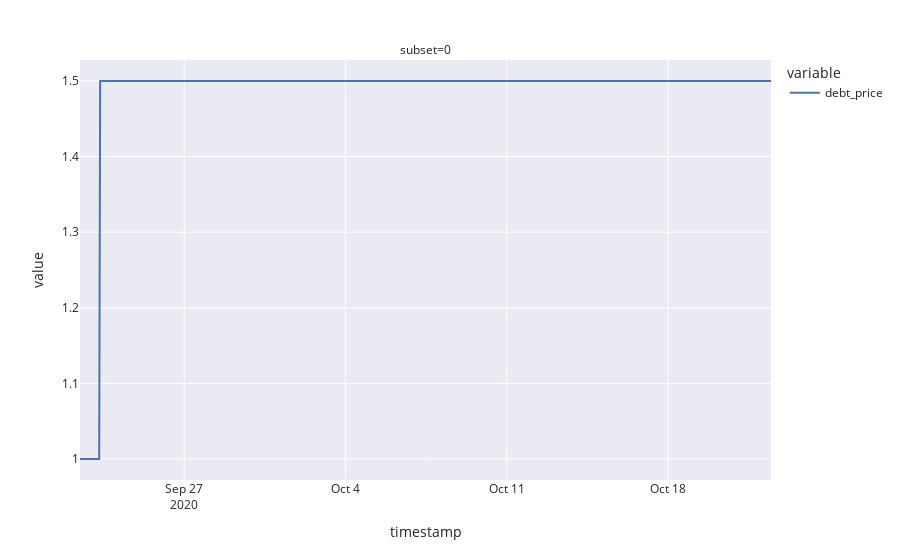

The notebook cell this image was saved under:
### Code cell
fig = px.line(
    df,
    x='timestamp',
    y=['debt_price'],
    facet_col='subset',
    facet_col_wrap=5,
    #facet_row='run',
    template='seaborn',
    height=800
)

fig.show()

### Figure 1 — Plotly figure (JSON) as saved in the notebook; plotly's stock layout.template omitted (floating-point values rounded to 4 significant figures; data arrays with more than 128 entries replaced by an {"elided": "..."} marker saying what was removed)
{"data": [{"hovertemplate": "variable=debt_price<br>subset=0<br>timestamp=%{x}<br>value=%{y}<extra></extra>", "legendgroup": "debt_price", "line": {"color": "rgb(76,114,176)", "dash": "solid"}, "mode": "lines", "name": "debt_price", "orientation": "v", "showlegend": true, "type": "scatter", "x": {"elided": "721 str values"}, "xaxis": "x", "y": {"elided": "721 float values"}, "yaxis": "y"}], "layout": {"annotations": [{"font": {}, "showarrow": false, "text": "subset=0", "x": 0.5, "xanchor": "center", "xref": "paper", "y": 1, "yanchor": "bottom", "yref": "paper"}], "autosize": true, "legend": {"title": {"text": "variable"}, "tracegroupgap": 0}, "margin": {"t": 60}, "xaxis": {"anchor": "y", "autorange": true, "domain": [0, 1], "range": ["2020-09-22 11:25:34.5634", "2020-10-22 11:25:34.5634"], "title": {"text": "timestamp"}, "type": "date"}, "yaxis": {"anchor": "x", "autorange": true, "domain": [0, 1], "range": [0.9722, 1.528], "title": {"text": "value"}, "type": "linear"}}}
